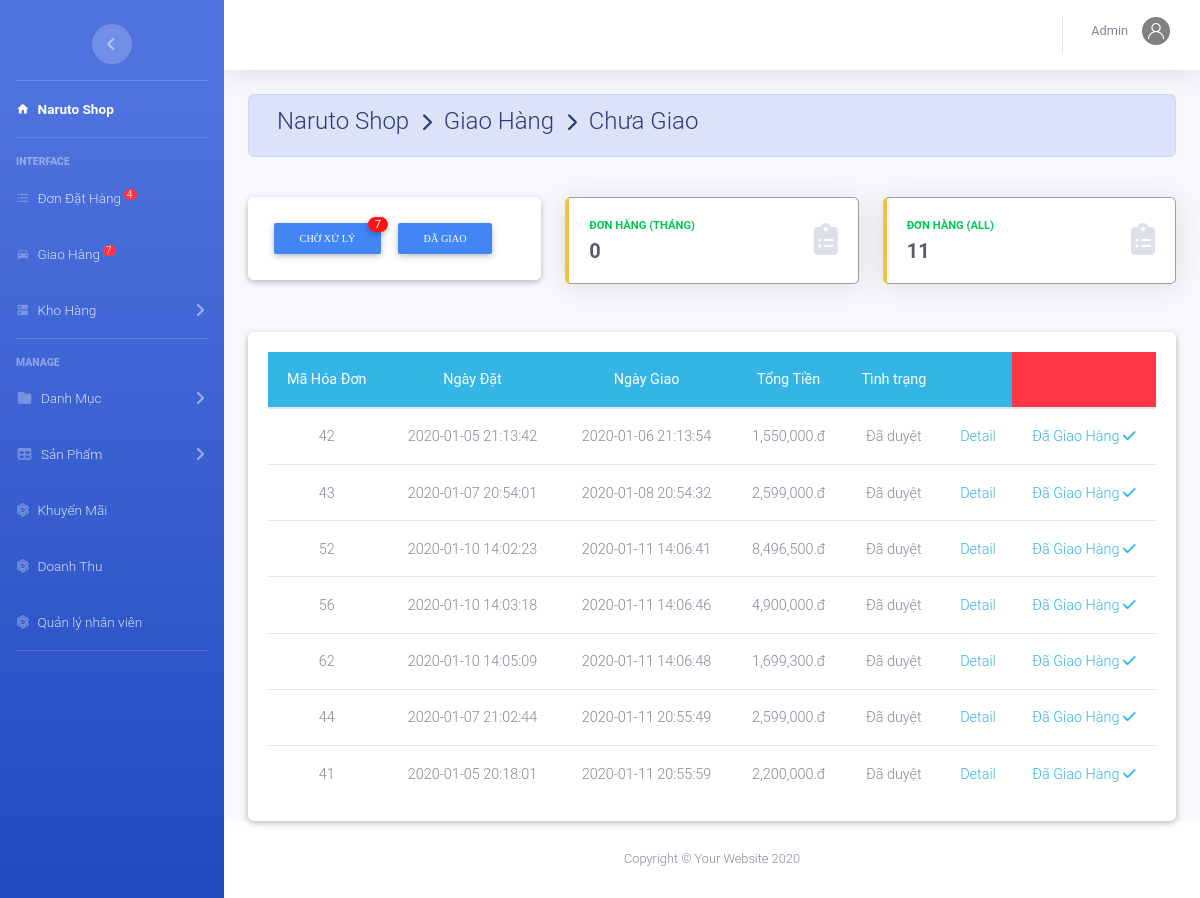
Screenshot of /admin/index.php?action=giaohang (signed in) with the database file from the repository.
### tables this page shows
CREATE TABLE `hoadon` (
  `MaHD` int(11) NOT NULL,
  `MaKH` int(11) NOT NULL,
  `MaNV` int(11) DEFAULT NULL,
  `NgayDat` datetime DEFAULT current_timestamp(),
  `NgayGiao` datetime DEFAULT NULL,
  `TinhTrang` varchar(20) DEFAULT NULL,
  `TongTien` decimal(10,0) NOT NULL,
  `MaNVGH` varchar(50) DEFAULT NULL
);

### admin/shipper/donhang.php (the view, shortened to what this page needs)
<?php
	$am=$_SESSION['admin'];$nv=$am['MaNV'];
	$sql="SELECT * FROM `hoadon` WHERE NgayGiao is not null and TinhTrang='Đã duyệt' ORDER BY NgayGiao ASc";
	$rs=mysqli_query($conn,$sql);
	$dem=mysqli_num_rows($rs);
	$sql3="SELECT * FROM `hoadon` WHERE MaNVGH='$nv' and TinhTrang='hoàn thành'  ORDER BY NgayGiao ASc";
	$rs13=mysqli_query($conn,$sql3);
	$order2=mysqli_num_rows($rs13);
	$date=getdate();
	$thang=$date['year'].'-'.$date['mon'];
	$sql32="SELECT * FROM `hoadon` WHERE MaNVGH='$nv' and TinhTrang='hoàn thành' and (NgayGiao BETWEEN '".$thang."-00' AND'".$thang."-31') ORDER BY NgayGiao ASc";
	$rs132=mysqli_query($conn,$sql32);
	$order=mysqli_num_rows($rs132);
	if (isset($_POST['dk'])) {
		$dk=$_POST['dk'];
	}else  {  $dk='Chưa Giao';  }
?>
<div class="container-fluid">
	<div class=" alert alert-primary">
	  <h4 class="page-title">
	     Naruto Shop &#160;<i class="fas fa-chevron-right" style="font-size: 18px"></i>&#160; Giao Hàng &#160;<i class="fas fa-chevron-right" style="font-size: 18px"></i>&#160; <?php echo $dk ?></h4>
	</div>
	<br>
	<div class="row">
        <form action="?action=giaohang" method="POST" class="col-md-4 grid-margin stretch-card">
			<div class="card">
				<div class="card-body ">
					<button type="sub" name="dk" value="Chưa Giao" class="btn btn-primary btn-sm" style="font-family: Comfortaa;">Chờ xử lý</button>
					<span class="counter counter-sm "><?php echo $dem ?></span>
		         	<button type="sub" name="dk" value="Đã Giao"class="btn btn-primary btn-sm" style="font-family: Comfortaa;">Đã Giao</button>
		    	</div>
			</div>
		</form>
		 <div class="col-xl-4 col-md-4 mb-4">
          <div class="card border-left-warning shadow h-100 py-0">
            <div class="card-body">
              <div class="row no-gutters align-items-center">
                <div class="col mr-2">
                  <div class="text-xs font-weight-bold text-success text-uppercase mb-1"><font style="vertical-align: inherit;"><font style="vertical-align: inherit;">Đơn Hàng (Tháng)</font></font></div>
                      <div class="h5 mb-0 font-weight-bold text-gray-800"><font style="vertical-align: inherit;"><font style="vertical-align: inherit;"><?php echo $order ?></font></font></div>
                </div>
                <div class="col-auto">
                 <i class="fas fa-clipboard-list fa-2x text-gray-300"></i>
                </div>
              </div>
            </div>
          </div>
        </div>
        <div class="col-xl-4 col-md-4 mb-4">
          <div class="card border-left-warning shadow h-100 py-0">
            <div class="card-body">
              <div class="row no-gutters align-items-center">
                <div class="col mr-2">
                  <div class="text-xs font-weight-bold text-success text-uppercase mb-1"><font style="vertical-align: inherit;"><font style="vertical-align: inherit;">Đơn Hàng (ALL)</font></font></div>
                      <div class="h5 mb-0 font-weight-bold text-gray-800"><font style="vertical-align: inherit;"><font style="vertical-align: inherit;"><?php echo $order2 ?></font></font></div>
                </div>
                <div class="col-auto">
                 <i class="fas fa-clipboard-list fa-2x text-gray-300"></i>
                </div>
              </div>
            </div>
          </div>
        </div>
	</div><br>
	<?php
	switch ($dk) {
		case 'Chưa Giao': ?>
		<div class="card">
			<div class="card-body">
				<table class="table table-hover m-auto text-center">
					<thead class="badge-info">
						<tr>
							<th>Mã Hóa Đơn</th><th>Ngày Đặt</th><th>Ngày Giao</th><th>Tổng Tiền</th><th>Tình trạng</th><th></th><th colspan ="2" class="badge-danger"></th>
						</tr>
					</thead>
					<tbody>
				 <?php $so=0;
					 while ($row=mysqli_fetch_array($rs)) {
						$row2=mysqli_fetch_array($rs2);?>
						<tr>
							<td><?php echo $row['MaHD']; ?></td>
							<td><?php echo $row['NgayDat']; ?></td>
							<td><?php echo $row['NgayGiao']; ?></td>
							<td><?php echo number_format($row['TongTien']).'.đ'; ?></td>
							<td><?php echo $row['TinhTrang']; ?></td>
							<td><a class="text-info" href="index.php?action=giaohang&view=ctgh&mahd=<?php echo $row['MaHD']; ?>" >Detail </a></td>
							<td ><?php if($row['TinhTrang']==="Đã duyệt"){echo '<a class="text-info" href="shipper/xuly.php?action=duyet&mahd='.$row['MaHD'].'" >Đã Giao Hàng <i class="fas fa-check"></i> </a>';}?></td>
							</tr>
				 <?php	} ?>
					</tbody>
				</table>
			</div>
		</div>
			<?php
			break;
		case 'Đã Giao' : ?>
<?php		break;
	}
	?>
</div>

### rows the page displays
hoadon: MaHD "42", NgayDat "2020-01-05 21:13:42", NgayGiao "2020-01-06 21:13:54", TongTien "1,550,000", TinhTrang "Đã duyệt"
hoadon: MaHD "43", NgayDat "2020-01-07 20:54:01", NgayGiao "2020-01-08 20:54:32", TongTien "2,599,000", TinhTrang "Đã duyệt"
hoadon: MaHD "52", NgayDat "2020-01-10 14:02:23", NgayGiao "2020-01-11 14:06:41", TongTien "8,496,500", TinhTrang "Đã duyệt"
hoadon: MaHD "56", NgayDat "2020-01-10 14:03:18", NgayGiao "2020-01-11 14:06:46", TongTien "4,900,000", TinhTrang "Đã duyệt"
hoadon: MaHD "62", NgayDat "2020-01-10 14:05:09", NgayGiao "2020-01-11 14:06:48", TongTien "1,699,300", TinhTrang "Đã duyệt"
hoadon: MaHD "44", NgayDat "2020-01-07 21:02:44", NgayGiao "2020-01-11 20:55:49", TongTien "2,599,000", TinhTrang "Đã duyệt"
hoadon: MaHD "41", NgayDat "2020-01-05 20:18:01", NgayGiao "2020-01-11 20:55:59", TongTien "2,200,000", TinhTrang "Đã duyệt"

### other values shown
$dem "4"
$dem "7"
$nv['TenNV'] "Admin"
$dk "Chưa Giao"
$order "0"
$order2 "11"
